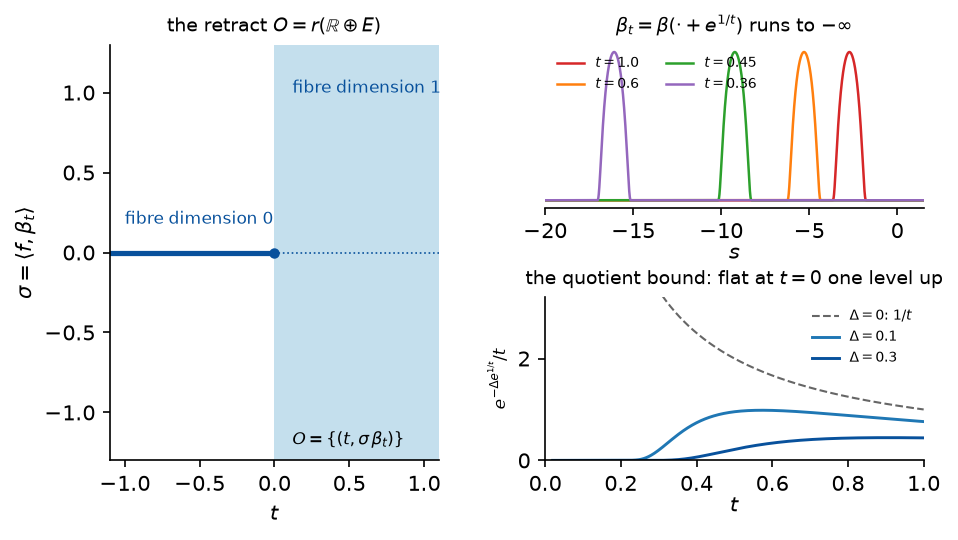

Recreate this plot in Python.
"""Figure for Chapter 2: a retract whose dimension jumps (2010 paper, Example 1.22).

On R + L^2(R) with the sc-structure E_m = H^{m,delta_m}(R), let beta be a smooth bump of L^2-norm one
supported in [-1, 1], beta_t = beta(. + e^{1/t}) for t > 0 (a copy of beta centred at s = -e^{1/t}),
pi_t f = <f, beta_t> beta_t for t > 0 and pi_t = 0 for t <= 0.  Then r(t, f) = (t, pi_t f) is an
sc-smooth retraction and its image O is a half-line (t <= 0) glued to a half-plane (t > 0).

Left: O in the coordinates (t, sigma), sigma = <f, beta_t>; the fibre dimension jumps from 0 to 1.
Right, top: the bumps beta_t for four values of t; as t -> 0+ the bump runs off to -infinity.
Right, bottom: the bound  e^{-Delta e^{1/t}} / t  on the difference quotient |pi_t f|_m / t for f one
level up (Delta = delta_{m+1} - delta_m), for Delta = 0.1 and 0.3, against the single-level bound 1/t
(Delta = 0).  The former is flat to every order at t = 0; the latter blows up.

Writes fig2-splicing.png (150 dpi, 7 inches wide).
"""
import matplotlib
matplotlib.use("Agg")
import matplotlib.pyplot as plt
import numpy as np


def bump(s):
    """A smooth bump supported in [-1, 1], normalized to L^2-norm one on a fine grid."""
    out = np.zeros_like(s)
    inside = np.abs(s) < 1
    out[inside] = np.exp(-1.0 / (1.0 - s[inside] ** 2))
    return out


# normalization constant of the bump
_s = np.linspace(-1, 1, 20001)
_b = bump(_s)
NORM = np.sqrt(np.trapezoid(_b ** 2, _s)) if hasattr(np, "trapezoid") else np.sqrt(np.trapz(_b ** 2, _s))


def beta_t(s, t):
    return bump(s + np.exp(1.0 / t)) / NORM


fig = plt.figure(figsize=(7.0, 3.6))
gs = fig.add_gridspec(2, 2, width_ratios=[1.0, 1.15], height_ratios=[1, 1], hspace=0.55, wspace=0.3)
ax = fig.add_subplot(gs[:, 0])
bx = fig.add_subplot(gs[0, 1])
cx = fig.add_subplot(gs[1, 1])

# ---------- left: the retract in the (t, sigma) plane ----------
ax.fill_between([0, 1.1], -1.3, 1.3, color="#9ecae1", alpha=0.6, lw=0)
ax.plot([-1.1, 0], [0, 0], color="#08519c", lw=2.5, solid_capstyle="round")
ax.plot([0, 1.1], [0, 0], color="#08519c", lw=0.8, ls=":")
ax.plot([0], [0], "o", color="#08519c", ms=4)
ax.set_xlim(-1.1, 1.1)
ax.set_ylim(-1.3, 1.3)
ax.set_xlabel("$t$")
ax.set_ylabel(r"$\sigma = \langle f, \beta_t\rangle$")
ax.text(-1.0, 0.18, "fibre dimension 0", fontsize=8, color="#08519c")
ax.text(0.12, 1.0, "fibre dimension 1", fontsize=8, color="#08519c")
ax.text(0.12, -1.2, r"$O = \{(t,\sigma\,\beta_t)\}$", fontsize=8)
ax.set_title(r"the retract $O = r(\mathbb{R}\oplus E)$", fontsize=9)
for sp in ("top", "right"):
    ax.spines[sp].set_visible(False)

# ---------- right, top: the sliding bump ----------
s = np.linspace(-20, 1.5, 4000)
ts = [1.0, 0.6, 0.45, 0.36]
cols = ["#d62728", "#ff7f0e", "#2ca02c", "#9467bd"]
for t, c in zip(ts, cols):
    bx.plot(s, beta_t(s, t), color=c, lw=1.2, label=f"$t={t}$")
bx.set_xlim(-20, 1.5)
bx.set_yticks([])
bx.set_xlabel("$s$", labelpad=0)
bx.set_title(r"$\beta_t = \beta(\cdot + e^{1/t})$ runs to $-\infty$", fontsize=9)
bx.legend(fontsize=6.5, frameon=False, loc="upper left", ncol=2)
for sp in ("top", "right", "left"):
    bx.spines[sp].set_visible(False)

# ---------- right, bottom: the difference-quotient bound ----------
t = np.linspace(0.02, 1.0, 600)
with np.errstate(over="ignore"):
    cx.plot(t, 1.0 / t, color="0.4", lw=1.0, ls="--", label=r"$\Delta = 0$: $1/t$")
    for d, c in ((0.1, "#1f77b4"), (0.3, "#08519c")):
        cx.plot(t, np.exp(-d * np.exp(1.0 / t)) / t, color=c, lw=1.4, label=rf"$\Delta = {d}$")
cx.set_ylim(0, 3.2)
cx.set_xlim(0, 1)
cx.set_xlabel("$t$", labelpad=0)
cx.set_ylabel(r"$e^{-\Delta e^{1/t}}/t$", fontsize=8)
cx.set_title("the quotient bound: flat at $t = 0$ one level up", fontsize=9)
cx.legend(fontsize=6.5, frameon=False, loc="upper right")
for sp in ("top", "right"):
    cx.spines[sp].set_visible(False)

fig.savefig("fig2-splicing.png", dpi=150, bbox_inches="tight")

if __name__ == "__main__":
    # the numbers quoted in the text, as a check
    for tt in ts:
        print(f"t={tt}: bump centred at s=-e^(1/t)={-np.exp(1/tt):.2f}")
    for a in (0.5, 0.25, 0.1):
        print(f"|a|={a}: gluing length R=e^(1/|a|)-e={np.exp(1/a)-np.e:.2f}")
    for tt in (0.5, 0.3, 0.2):
        print(f"t={tt}: e^(-0.1 e^(1/t))/t={np.exp(-0.1*np.exp(1/tt))/tt:.3e},  1/t={1/tt:.2f}")
